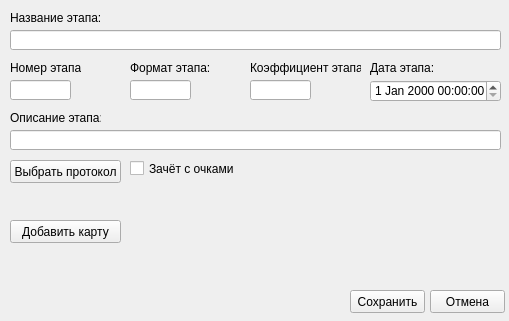
<?xml version="1.0" encoding="UTF-8"?>
<ui version="4.0">
 <class>AddNewFile</class>
 <widget class="QWidget" name="AddNewFile">
  <property name="geometry">
   <rect>
    <x>0</x>
    <y>0</y>
    <width>509</width>
    <height>321</height>
   </rect>
  </property>
  <property name="sizePolicy">
   <sizepolicy hsizetype="Fixed" vsizetype="Fixed">
    <horstretch>0</horstretch>
    <verstretch>0</verstretch>
   </sizepolicy>
  </property>
  <property name="windowTitle">
   <string>Добавить новый этап</string>
  </property>
  <widget class="QPushButton" name="pushButton">
   <property name="geometry">
    <rect>
     <x>350</x>
     <y>290</y>
     <width>75</width>
     <height>23</height>
    </rect>
   </property>
   <property name="text">
    <string>Сохранить</string>
   </property>
  </widget>
  <widget class="QPushButton" name="pushButton_2">
   <property name="geometry">
    <rect>
     <x>430</x>
     <y>290</y>
     <width>75</width>
     <height>23</height>
    </rect>
   </property>
   <property name="text">
    <string>Отмена</string>
   </property>
  </widget>
  <widget class="QLabel" name="label">
   <property name="geometry">
    <rect>
     <x>10</x>
     <y>10</y>
     <width>91</width>
     <height>16</height>
    </rect>
   </property>
   <property name="text">
    <string>Название этапа:</string>
   </property>
  </widget>
  <widget class="QLineEdit" name="lineEdit">
   <property name="geometry">
    <rect>
     <x>10</x>
     <y>30</y>
     <width>491</width>
     <height>20</height>
    </rect>
   </property>
  </widget>
  <widget class="QLineEdit" name="lineEdit_2">
   <property name="geometry">
    <rect>
     <x>10</x>
     <y>80</y>
     <width>61</width>
     <height>20</height>
    </rect>
   </property>
   <property name="text">
    <string/>
   </property>
  </widget>
  <widget class="QLabel" name="label_2">
   <property name="geometry">
    <rect>
     <x>10</x>
     <y>60</y>
     <width>71</width>
     <height>16</height>
    </rect>
   </property>
   <property name="text">
    <string>Номер этапа:</string>
   </property>
  </widget>
  <widget class="QLineEdit" name="lineEdit_3">
   <property name="geometry">
    <rect>
     <x>130</x>
     <y>80</y>
     <width>61</width>
     <height>20</height>
    </rect>
   </property>
   <property name="text">
    <string/>
   </property>
  </widget>
  <widget class="QLabel" name="label_3">
   <property name="geometry">
    <rect>
     <x>130</x>
     <y>60</y>
     <width>81</width>
     <height>16</height>
    </rect>
   </property>
   <property name="text">
    <string>Формат этапа:</string>
   </property>
  </widget>
  <widget class="QLineEdit" name="lineEdit_4">
   <property name="geometry">
    <rect>
     <x>250</x>
     <y>80</y>
     <width>61</width>
     <height>20</height>
    </rect>
   </property>
   <property name="text">
    <string/>
   </property>
  </widget>
  <widget class="QLabel" name="label_4">
   <property name="geometry">
    <rect>
     <x>250</x>
     <y>60</y>
     <width>111</width>
     <height>16</height>
    </rect>
   </property>
   <property name="text">
    <string>Коэффициент этапа:</string>
   </property>
  </widget>
  <widget class="QDateTimeEdit" name="dateTimeEdit">
   <property name="geometry">
    <rect>
     <x>370</x>
     <y>80</y>
     <width>131</width>
     <height>22</height>
    </rect>
   </property>
  </widget>
  <widget class="QLabel" name="label_5">
   <property name="geometry">
    <rect>
     <x>370</x>
     <y>60</y>
     <width>71</width>
     <height>16</height>
    </rect>
   </property>
   <property name="text">
    <string>Дата этапа:</string>
   </property>
  </widget>
  <widget class="QLineEdit" name="lineEdit_5">
   <property name="geometry">
    <rect>
     <x>10</x>
     <y>130</y>
     <width>491</width>
     <height>20</height>
    </rect>
   </property>
  </widget>
  <widget class="QLabel" name="label_6">
   <property name="geometry">
    <rect>
     <x>10</x>
     <y>110</y>
     <width>91</width>
     <height>16</height>
    </rect>
   </property>
   <property name="text">
    <string>Описание этапа:</string>
   </property>
  </widget>
  <widget class="QPushButton" name="pushButton_3">
   <property name="geometry">
    <rect>
     <x>10</x>
     <y>160</y>
     <width>111</width>
     <height>23</height>
    </rect>
   </property>
   <property name="text">
    <string>Выбрать протокол</string>
   </property>
  </widget>
  <widget class="QPushButton" name="pushButton_4">
   <property name="geometry">
    <rect>
     <x>10</x>
     <y>220</y>
     <width>111</width>
     <height>23</height>
    </rect>
   </property>
   <property name="text">
    <string>Добавить карту</string>
   </property>
  </widget>
  <widget class="QLabel" name="label_7">
   <property name="geometry">
    <rect>
     <x>10</x>
     <y>250</y>
     <width>491</width>
     <height>16</height>
    </rect>
   </property>
   <property name="text">
    <string/>
   </property>
  </widget>
  <widget class="QLabel" name="label_8">
   <property name="geometry">
    <rect>
     <x>10</x>
     <y>190</y>
     <width>491</width>
     <height>16</height>
    </rect>
   </property>
   <property name="text">
    <string/>
   </property>
  </widget>
  <widget class="QCheckBox" name="checkBox">
   <property name="geometry">
    <rect>
     <x>130</x>
     <y>160</y>
     <width>161</width>
     <height>17</height>
    </rect>
   </property>
   <property name="text">
    <string>Зачёт с очками</string>
   </property>
  </widget>
 </widget>
 <resources/>
 <connections/>
</ui>
